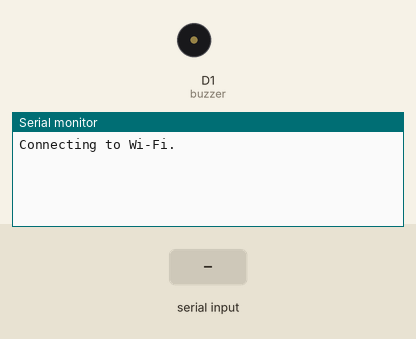
Simulated run of this sketch. Board: ESP8266 (NodeMCU). On the bench: buzzer (waves = sounding, pin HIGH), the last lines printed to the serial monitor. The test bench sets the inputs (shaded band). WiFi joins after 1.5 s; servers stay silent unless stated; the Firebase database answers and starts empty.

Above: at 0.01 s.
2.8 s: "1" received over the second serial link
At 3.5 s:
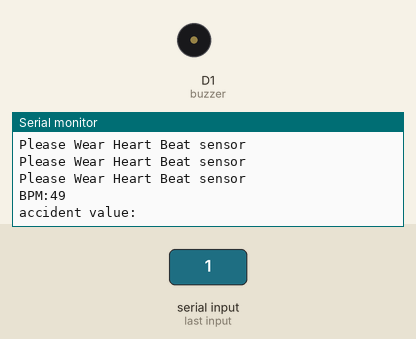
At 4.9 s:
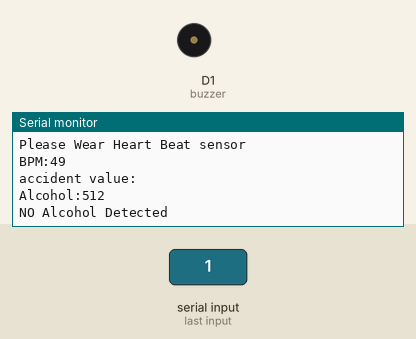

Measured:
- after the input at 2.8 s, the serial monitor: prints a new line at once (image 1)

The sketch:

accident.ino
```cpp
#include "FirebaseESP8266.h"
#include <ESP8266WiFi.h>
#define FIREBASE_HOST "https://mitaccident.firebaseio.com/" //Do not include https:// in FIREBASE_HOST
#define FIREBASE_AUTH "CLZG9KKIbo1pfgfr8uT55WltnXSHkPeLKyPnNzPa"
#define WIFI_SSID "raspberrypi"                  //wifi name
#define WIFI_PASSWORD "12345678"              // wifi password
FirebaseData firebaseData;   //Define FirebaseESP32 data object


#include <SoftwareSerial.h>
SoftwareSerial s(D6,D5);
int data;
int mq3_analogPin = A0;
const int buzzer =  D1;


String acc="0";

void setup() {

s.begin(115200);
Serial.begin(115200);
 Connect_Wifi();  //..connecting wifi
  pinMode(buzzer,OUTPUT);


}

void loop() {
  if (s.available()>0)
  {
    data=s.read();
   Serial.print("BPM:");

    Serial.println(data);
   Firebase.setInt(firebaseData,"user1/heartbeat",data);
  // get value

    Serial.print("accident value: ");
    acc= Firebase.getString(firebaseData,"user1/acc");
    acc=firebaseData.stringData();
    Serial.println(acc);

  if (acc=="1")
  {
    digitalWrite(buzzer,HIGH);
       Serial.println("[info]    Accident Occured");


  }
    if (acc=="0")
  {
    digitalWrite(buzzer,LOW);
    Serial.println("[info]    No Accident");
  }
  delay(1000);
  int mq3_value = analogRead(mq3_analogPin);
  Serial.print("Alcohol:");
  Serial.println(mq3_value);
  if (mq3_value<100)
  {
      Serial.println("HIGH Alcohol");
      digitalWrite(buzzer,HIGH);
      delay(1000);
       digitalWrite(buzzer,LOW);
      delay(1000);

    }
  else{
      Serial.println("NO Alcohol Detected");

     digitalWrite(buzzer,LOW);

  }

Firebase.setFloat(firebaseData, "user1/alcohol", mq3_value);
delay(2000);
  }
  else{
    Serial.println("Please Wear Heart Beat sensor");

    }
}


/////////////////////////////////////////////////////////////////////////////////////////////////////////////////////////////Connect wifi

void Connect_Wifi()
{
  WiFi.begin(WIFI_SSID, WIFI_PASSWORD);
  Serial.print("Connecting to Wi-Fi");
  while (WiFi.status() != WL_CONNECTED)
  {
    Serial.print(".");
    delay(300);
  }
  Serial.println();
  Serial.print("Connected with IP: ");
  Serial.println(WiFi.localIP());
  Serial.println();

  Firebase.begin(FIREBASE_HOST, FIREBASE_AUTH);
  Firebase.reconnectWiFi(true);

  Firebase.setReadTimeout(firebaseData, 1000 * 60);
  Firebase.setwriteSizeLimit(firebaseData, "tiny");
}

///////////////////////////////////////////////////////////////////////////////////////////////////////////////////////////////////////////////
```
